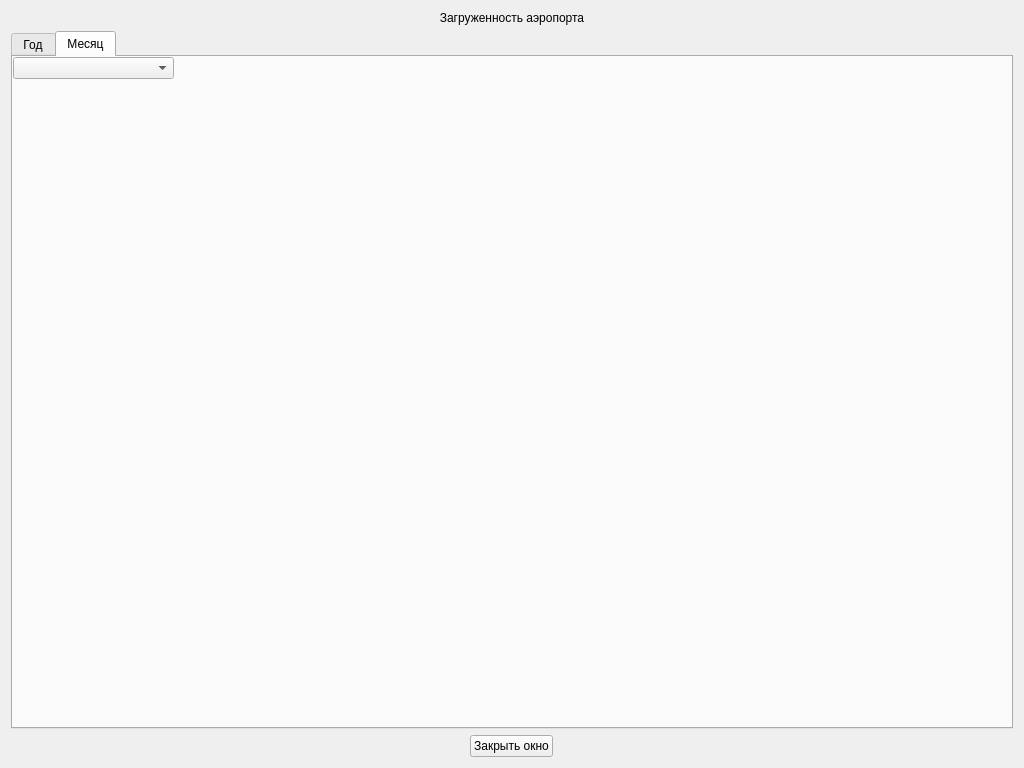
<?xml version="1.0" encoding="UTF-8"?>
<ui version="4.0">
 <class>AirportsLoadWindow</class>
 <widget class="QWidget" name="AirportsLoadWindow">
  <property name="geometry">
   <rect>
    <x>0</x>
    <y>0</y>
    <width>1024</width>
    <height>768</height>
   </rect>
  </property>
  <property name="minimumSize">
   <size>
    <width>1024</width>
    <height>768</height>
   </size>
  </property>
  <property name="windowTitle">
   <string>Form</string>
  </property>
  <layout class="QGridLayout" name="gridLayout">
   <item row="1" column="0" colspan="3">
    <widget class="QTabWidget" name="tw_graps">
     <property name="currentIndex">
      <number>1</number>
     </property>
     <widget class="QWidget" name="tab_year">
      <attribute name="title">
       <string>Год</string>
      </attribute>
     </widget>
     <widget class="QWidget" name="tab_month">
      <attribute name="title">
       <string>Месяц</string>
      </attribute>
      <widget class="QComboBox" name="cb_monthSelect">
       <property name="geometry">
        <rect>
         <x>0</x>
         <y>0</y>
         <width>161</width>
         <height>22</height>
        </rect>
       </property>
      </widget>
     </widget>
    </widget>
   </item>
   <item row="0" column="0" colspan="3">
    <widget class="QLabel" name="tl_AirportName">
     <property name="text">
      <string>Загруженность аэропорта</string>
     </property>
     <property name="alignment">
      <set>Qt::AlignCenter</set>
     </property>
    </widget>
   </item>
   <item row="2" column="2">
    <spacer name="horizontalSpacer_2">
     <property name="orientation">
      <enum>Qt::Horizontal</enum>
     </property>
     <property name="sizeHint" stdset="0">
      <size>
       <width>459</width>
       <height>20</height>
      </size>
     </property>
    </spacer>
   </item>
   <item row="2" column="0">
    <spacer name="horizontalSpacer">
     <property name="orientation">
      <enum>Qt::Horizontal</enum>
     </property>
     <property name="sizeHint" stdset="0">
      <size>
       <width>459</width>
       <height>20</height>
      </size>
     </property>
    </spacer>
   </item>
   <item row="2" column="1">
    <widget class="QPushButton" name="pb_close">
     <property name="text">
      <string>Закрыть окно</string>
     </property>
    </widget>
   </item>
  </layout>
 </widget>
 <resources/>
 <connections/>
</ui>
